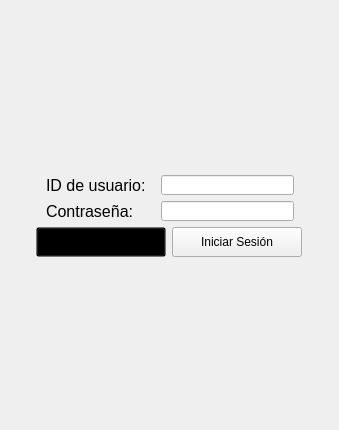
         <widget class="QWidget" name="widget_zonaLogin" native="true">
          <property name="minimumSize">
           <size>
            <width>330</width>
            <height>371</height>
           </size>
          </property>
          <property name="styleSheet">
           <string notr="true"/>
          </property>
          <widget class="QWidget" name="layoutWidget">
           <property name="geometry">
            <rect>
             <x>9</x>
             <y>10</y>
             <width>321</width>
             <height>411</height>
            </rect>
           </property>
           <layout class="QVBoxLayout" name="verticalLayout_24">
            <item>
             <spacer name="verticalSpacer_3">
              <property name="orientation">
               <enum>Qt::Vertical</enum>
              </property>
              <property name="sizeHint" stdset="0">
               <size>
                <width>20</width>
                <height>127</height>
               </size>
              </property>
             </spacer>
            </item>
            <item>
             <layout class="QHBoxLayout" name="horizontalLayout_53">
              <item>
               <spacer name="horizontalSpacer_18">
                <property name="orientation">
                 <enum>Qt::Horizontal</enum>
                </property>
                <property name="sizeHint" stdset="0">
                 <size>
                  <width>18</width>
                  <height>20</height>
                 </size>
                </property>
               </spacer>
              </item>
              <item>
               <layout class="QVBoxLayout" name="verticalLayout_23">
                <item>
                 <layout class="QHBoxLayout" name="horizontalLayout_2">
                  <item>
                   <widget class="QLabel" name="label_idUsuario">
                    <property name="maximumSize">
                     <size>
                      <width>16777215</width>
                      <height>25</height>
                     </size>
                    </property>
                    <property name="font">
                     <font>
                      <family>MS Shell Dlg 2</family>
                      <pointsize>12</pointsize>
                      <weight>50</weight>
                      <italic>false</italic>
                      <bold>false</bold>
                     </font>
                    </property>
                    <property name="text">
                     <string>ID de usuario: </string>
                    </property>
                   </widget>
                  </item>
                  <item>
                   <spacer name="horizontalSpacer_59">
                    <property name="orientation">
                     <enum>Qt::Horizontal</enum>
                    </property>
                    <property name="sizeType">
                     <enum>QSizePolicy::Fixed</enum>
                    </property>
                    <property name="sizeHint" stdset="0">
                     <size>
                      <width>5</width>
                      <height>20</height>
                     </size>
                    </property>
                   </spacer>
                  </item>
                  <item>
                   <widget class="QLineEdit" name="lineEdit_idUsuario">
                    <property name="minimumSize">
                     <size>
                      <width>133</width>
                      <height>20</height>
                     </size>
                    </property>
                    <property name="maximumSize">
                     <size>
                      <width>133</width>
                      <height>20</height>
                     </size>
                    </property>
                    <property name="font">
                     <font>
                      <family>MS Shell Dlg 2</family>
                      <pointsize>12</pointsize>
                      <weight>50</weight>
                      <italic>false</italic>
                      <bold>false</bold>
                     </font>
                    </property>
                    <property name="maxLength">
                     <number>10000</number>
                    </property>
                   </widget>
                  </item>
                 </layout>
                </item>
                <item>
                 <layout class="QHBoxLayout" name="horizontalLayout_3">
                  <item>
                   <widget class="QLabel" name="label_password">
                    <property name="maximumSize">
                     <size>
                      <width>16777215</width>
                      <height>25</height>
                     </size>
                    </property>
                    <property name="font">
                     <font>
                      <family>MS Shell Dlg 2</family>
                      <pointsize>12</pointsize>
                      <weight>50</weight>
                      <italic>false</italic>
                      <bold>false</bold>
                     </font>
                    </property>
                    <property name="text">
                     <string>Contraseña: </string>
                    </property>
                   </widget>
                  </item>
                  <item>
                   <spacer name="horizontalSpacer_60">
                    <property name="orientation">
                     <enum>Qt::Horizontal</enum>
                    </property>
                    <property name="sizeType">
                     <enum>QSizePolicy::Fixed</enum>
                    </property>
                    <property name="sizeHint" stdset="0">
                     <size>
                      <width>5</width>
                      <height>20</height>
                     </size>
                    </property>
                   </spacer>
                  </item>
                  <item>
                   <widget class="QLineEdit" name="lineEdit_passwordLogin">
                    <property name="minimumSize">
                     <size>
                      <width>133</width>
                      <height>20</height>
                     </size>
                    </property>
                    <property name="maximumSize">
                     <size>
                      <width>133</width>
                      <height>20</height>
                     </size>
                    </property>
                    <property name="font">
                     <font>
                      <family>MS Shell Dlg 2</family>
                      <pointsize>12</pointsize>
                      <weight>50</weight>
                      <italic>false</italic>
                      <bold>false</bold>
                     </font>
                    </property>
                    <property name="echoMode">
                     <enum>QLineEdit::Password</enum>
                    </property>
                   </widget>
                  </item>
                 </layout>
                </item>
               </layout>
              </item>
              <item>
               <spacer name="horizontalSpacer_20">
                <property name="orientation">
                 <enum>Qt::Horizontal</enum>
                </property>
                <property name="sizeHint" stdset="0">
                 <size>
                  <width>18</width>
                  <height>20</height>
                 </size>
                </property>
               </spacer>
              </item>
             </layout>
            </item>
            <item>
             <layout class="QHBoxLayout" name="horizontalLayout_4">
              <item>
               <spacer name="horizontalSpacer_6">
                <property name="orientation">
                 <enum>Qt::Horizontal</enum>
                </property>
                <property name="sizeHint" stdset="0">
                 <size>
                  <width>40</width>
                  <height>20</height>
                 </size>
                </property>
               </spacer>
              </item>
              <item>
               <widget class="QPushButton" name="pushButton_forgotPass">
                <property name="minimumSize">
                 <size>
                  <width>130</width>
                  <height>30</height>
                 </size>
                </property>
                <property name="styleSheet">
                 <string notr="true">background-color:transparent;
font-size:10pt;</string>
                </property>
                <property name="text">
                 <string>Olvidé mi contraseña</string>
                </property>
               </widget>
              </item>
              <item>
               <widget class="QPushButton" name="pushButton_iniciarSesion">
                <property name="minimumSize">
                 <size>
                  <width>130</width>
                  <height>30</height>
                 </size>
                </property>
                <property name="styleSheet">
                 <string notr="true"/>
                </property>
                <property name="text">
                 <string>Iniciar Sesión</string>
                </property>
               </widget>
              </item>
              <item>
               <spacer name="horizontalSpacer_7">
                <property name="orientation">
                 <enum>Qt::Horizontal</enum>
                </property>
                <property name="sizeHint" stdset="0">
                 <size>
                  <width>40</width>
                  <height>20</height>
                 </size>
                </property>
               </spacer>
              </item>
             </layout>
            </item>
            <item>
             <spacer name="verticalSpacer_4">
              <property name="orientation">
               <enum>Qt::Vertical</enum>
              </property>
              <property name="sizeHint" stdset="0">
               <size>
                <width>20</width>
                <height>127</height>
               </size>
              </property>
             </spacer>
            </item>
           </layout>
          </widget>
         </widget>
